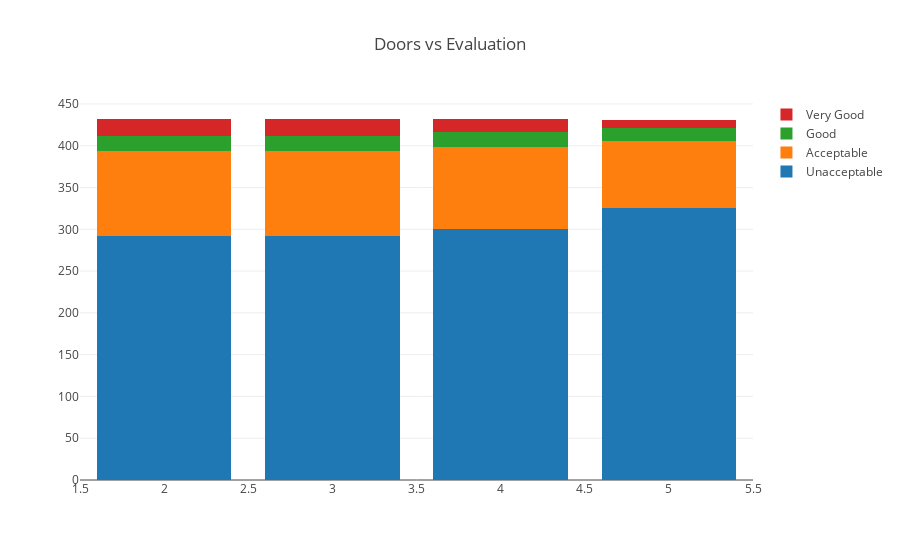

Notebook code cell kept with this figure:
### Code cell
data = [
    go.Bar(
        x=a[2].index, # assign x as the dataframe column 'x'
        y=drs['unacc'],
        name='Unacceptable'
    ),
    go.Bar(
        x=a[2].index,
        y=drs['acc'],
        name='Acceptable'
    ),
    go.Bar(
        x=a[2].index,
        y=drs['good'],
        name='Good'
    ),
    go.Bar(
        x=a[2].index,
        y=drs['vgood'],
        name='Very Good'
    )

]

layout = go.Layout(
    barmode='stack',
    title='Doors vs Evaluation'
)

fig = go.Figure(data=data, layout=layout)
py.iplot(fig, filename='cars_donut')

### Figure 1 — Plotly figure (JSON) as saved in the notebook; plotly's stock layout.template omitted (floating-point values rounded to 4 significant figures)
{"data": [{"name": "Unacceptable", "type": "bar", "uid": "1f2f9a3f-9d01-47ba-8d96-0c91e7a2ba62", "x": ["5", "4", "3", "2"], "y": [325, 300, 292, 292]}, {"name": "Acceptable", "type": "bar", "uid": "3ec2a8d2-1876-405e-9e40-240b227368f8", "x": ["5", "4", "3", "2"], "y": [81, 99, 102, 102]}, {"name": "Good", "type": "bar", "uid": "3ea4c33d-2a51-4919-bbe0-df3a743a0af3", "x": ["5", "4", "3", "2"], "y": [15, 18, 18, 18]}, {"name": "Very Good", "type": "bar", "uid": "bfe4f459-2602-48d2-ba9a-81d74638ab14", "x": ["5", "4", "3", "2"], "y": [10, 15, 20, 20]}], "layout": {"barmode": "stack", "title": {"text": "Doors vs Evaluation"}}}
